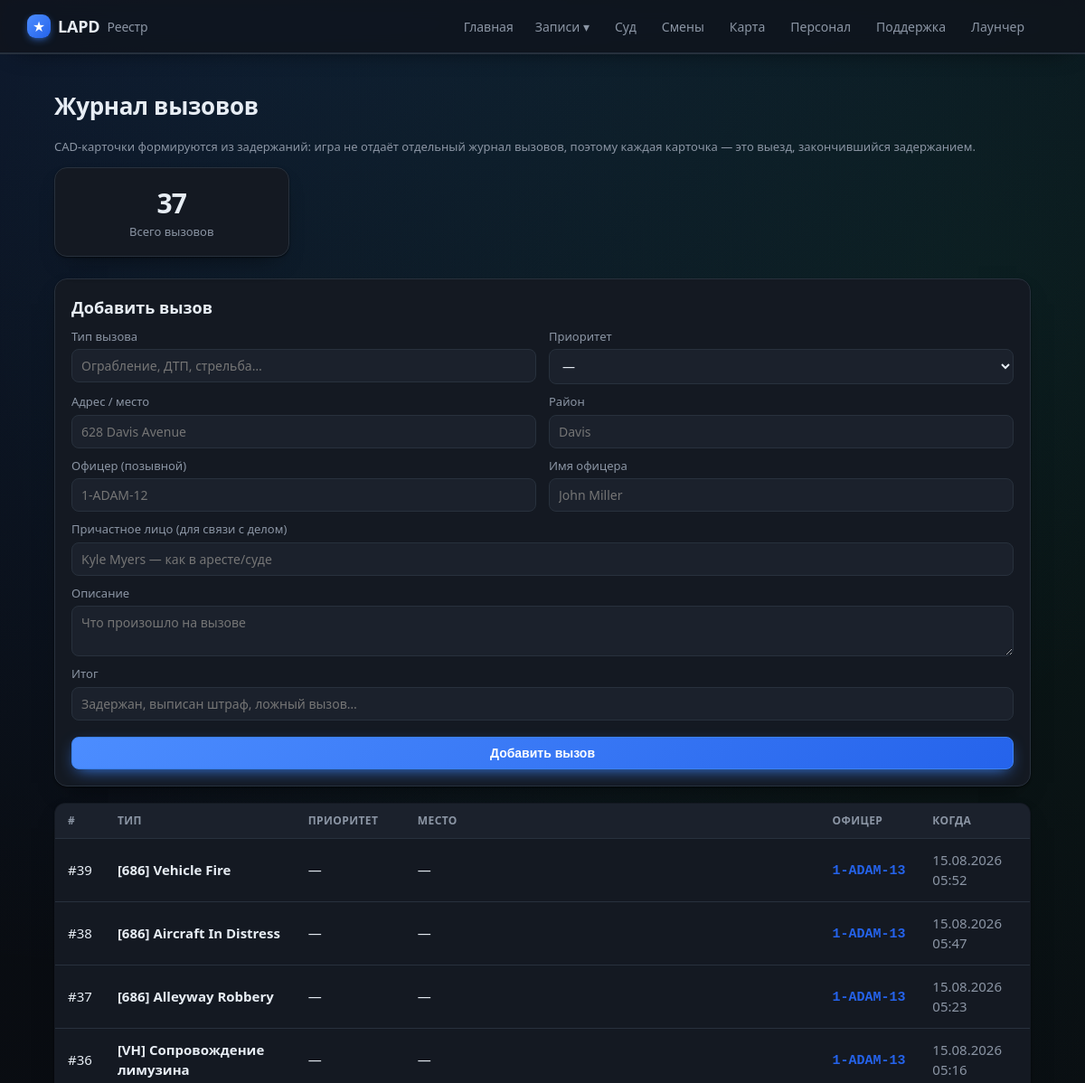
Page /callouts (upper part) on the earlier database version.
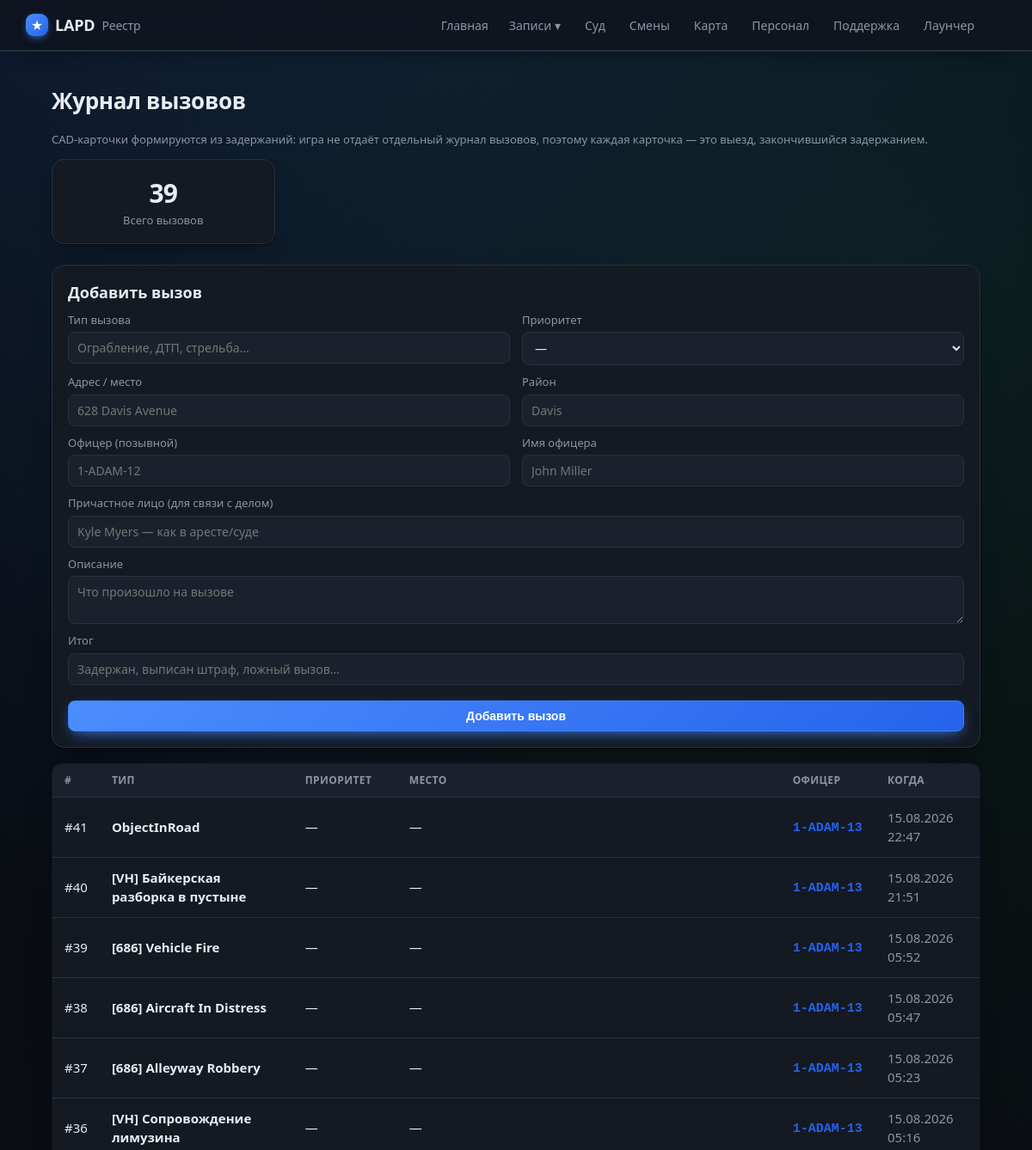
Same page on the later database version.
### tables this page shows
CREATE TABLE callouts (
                id INTEGER PRIMARY KEY AUTOINCREMENT,
                external_id TEXT UNIQUE,
                officer_id INTEGER,
                callout_type TEXT,
                priority TEXT,
                location TEXT,
                zone TEXT,
                description TEXT,
                outcome TEXT,
                occurred_at TEXT
            , suspect_name TEXT, pos_x REAL, pos_y REAL);

CREATE TABLE officers (
                id INTEGER PRIMARY KEY AUTOINCREMENT,
                callsign TEXT UNIQUE NOT NULL,
                name TEXT
            , current_status TEXT, status_since TEXT, rank TEXT, department TEXT, discord TEXT, is_admin INTEGER);

### app/main.py (the view, shortened to what this page needs)
@app.route("/callouts", methods=["GET", "POST"])
def callouts():
    is_static = os.environ.get("STATIC_EXPORT") == "1"
    officers = db.list_officers_with_stats()
    return render_template("callouts.html", callouts=db.list_callouts(300), officers=officers)

### app/db.py (called while the page is built)
def fmt_dt(iso):
    try:
        dt = datetime.datetime.fromisoformat(iso)
        return dt.strftime("%d.%m.%Y %H:%M")
    except Exception:
        return iso or "—"

@contextmanager
def get_conn():
    conn = sqlite3.connect(config.DB_PATH)
    conn.row_factory = sqlite3.Row
    try:
        yield conn
        conn.commit()
    finally:
        conn.close()

def status_info(code):
    return DUTY_STATUS.get(code, {"ru": "Не на службе", "cls": "off"})

def _row_to_callout(r):
    d = dict(r)
    d["priority_ru"] = CALLOUT_PRIORITY_RU.get(r["priority"], r["priority"] or "—")
    d["occurred_fmt"] = fmt_dt(r["occurred_at"]) if r["occurred_at"] else "—"
    ext = r["external_id"] or str(r["id"])
    try:
        num = int("".join(ch for ch in ext if ch.isdigit())[:8] or "0") % 900000 + 100000
    except Exception:
        num = 100000 + (r["id"] or 0)
    d["callout_no"] = f"CAD-{num}"
    return d

def list_callouts(limit=200, officer_id=None, real_only=False):
    q = """SELECT callouts.*, officers.callsign, officers.name AS officer_name
           FROM callouts LEFT JOIN officers ON officers.id = callouts.officer_id"""
    params, where = [], []
    if officer_id:
        where.append("callouts.officer_id=?"); params.append(officer_id)
    if real_only:
        where.append(f"NOT ({MIRROR_CALLOUT})")
    if where:
        q += " WHERE " + " AND ".join(where)
    q += " ORDER BY callouts.id DESC LIMIT ?"; params.append(limit)
    with get_conn() as c:
        return [_row_to_callout(r) for r in c.execute(q, params).fetchall()]

def staff_label(value):
    return STAFF_LABELS.get(value, value)

### app/main.py (called while the page is built)
@app.context_processor
def inject_globals():
    return {"community": config.COMMUNITY_NAME, "STATUS_RU": db.STATUS_RU,
            "staff_label": db.staff_label,
            "static_export": os.environ.get("STATIC_EXPORT") == "1",
            "build_id": time.strftime("%Y%m%d")}

### app/templates/callouts.html (shortened to what this page needs)
{% extends "base.html" %}
{% block content %}
<h1>Журнал вызовов</h1>
<p class="muted small">CAD-карточки формируются из задержаний: игра не отдаёт отдельный журнал вызовов,
  поэтому каждая карточка — это выезд, закончившийся задержанием.</p>
<section class="stats">
  <div class="stat"><div class="num">{{ callouts|length }}</div><div class="lbl">Всего вызовов</div></div>
</section>
{% if not static_export %}
<div class="card" style="margin-bottom:18px">
  <h2 style="margin-top:0">Добавить вызов</h2>
  <form method="post" class="callout-form">
    <div class="cf-row">
      <label>Тип вызова
        <input name="callout_type" list="ctypes" placeholder="Ограбление, ДТП, стрельба…" required></label>
      <label>Приоритет
        <select name="priority">
          <option value="">—</option>
        </select></label>
    </div>
    <div class="cf-row">
      <label>Адрес / место<input name="location" placeholder="628 Davis Avenue"></label>
      <label>Район<input name="zone" placeholder="Davis"></label>
    </div>
    <div class="cf-row">
      <label>Офицер (позывной)
        <input name="callsign" list="offs" placeholder="1-ADAM-12"></label>
      <label>Имя офицера<input name="officer_name" placeholder="John Miller"></label>
    </div>
    <label>Причастное лицо (для связи с делом)
      <input name="suspect_name" placeholder="Kyle Myers — как в аресте/суде"></label>
    <label>Описание<textarea name="description" rows="2" placeholder="Что произошло на вызове"></textarea></label>
    <label>Итог<input name="outcome" placeholder="Задержан, выписан штраф, ложный вызов…"></label>
    <button class="btn primary" type="submit">Добавить вызов</button>
  </form>
</div>
{% endif %}
{% if callouts %}
<table class="tbl">
  <thead><tr><th>#</th><th>Тип</th><th>Приоритет</th><th>Место</th><th>Офицер</th><th>Когда</th></tr></thead>
  <tbody>
  {% for c in callouts %}
    <tr onclick="location='{{ url_for('callout_view', cid=c.id) }}'">
      <td><a class="row-link" href="{{ url_for('callout_view', cid=c.id) }}" onclick="event.stopPropagation()">#{{ c.id }}</a></td>
      <td><b>{{ c.callout_type or '—' }}</b>
        {% if c.suspect_name %}<div class="muted small">Связано: <a href="{{ url_for('file_view', name=c.suspect_name) }}" onclick="event.stopPropagation()">{{ c.suspect_name }}</a></div>{% endif %}</td>
      <td>{% if c.priority %}<span class="tag {{ 'wanted' if c.priority=='1' }}">{{ c.priority_ru }}</span>{% else %}—{% endif %}</td>
      <td>{% if c.location or c.zone %}<a href="{{ url_for('game_map', zone=c.zone or c.location) }}" onclick="event.stopPropagation()">{{ c.location or c.zone }}</a>{% if c.zone and c.location %} <span class="muted">· {{ c.zone }}</span>{% endif %}{% else %}—{% endif %}</td>
      <td>{% if c.callsign %}<a class="cs" href="{{ url_for('officer_view', callsign=c.callsign) }}" onclick="event.stopPropagation()">{{ c.callsign }}</a>{% else %}—{% endif %}</td>
      <td class="muted">{{ c.occurred_fmt }}</td>
    </tr>
  {% endfor %}
  </tbody>
</table>
{% else %}
  <p class="empty">Вызовов пока нет<span class="empty-sub">Появятся после игры.{% if not static_export %} Или добавь первый через форму выше.{% endif %}</span></p>
{% endif %}
{% endblock %}

### app/templates/base.html (shortened to what this page needs)
<!doctype html>
<html lang="ru">
<head>
  <link rel="stylesheet" href="{{ url_for('static', filename='style.css') }}">
</head>
<body>
  <header class="topbar">
    <div class="wrap">
      <a class="brand" href="{{ url_for('index') }}">
        <span class="badge">★</span> {{ community }} <span class="sub">Реестр</span>
      </a>
      <nav>
        <a class="{% if request.endpoint == 'index' %}active{% endif %}" href="{{ url_for('index') }}">Главная</a>
        <div class="nav-drop">
          <span class="nav-drop-t">Записи ▾</span>
        </div>
        <a class="{% if request.endpoint == 'court' %}active{% endif %}" href="{{ url_for('court') }}">Суд</a>
        <a class="{% if request.endpoint == 'shifts' %}active{% endif %}" href="{{ url_for('shifts') }}">Смены</a>
        <a class="{% if request.endpoint == 'game_map' %}active{% endif %}" href="{{ url_for('game_map') }}">Карта</a>
        <a class="{% if request.endpoint == 'staff' %}active{% endif %}" href="{{ url_for('staff') }}">Персонал</a>
        <a class="{% if request.endpoint == 'support' %}active{% endif %}" href="{{ url_for('support') }}">Поддержка</a>
        <a class="{% if request.endpoint in ['launcher_page','register'] %}active{% endif %}" href="{{ url_for('launcher_page') }}">Лаунчер</a>
      </nav>
    </div>
  </header>
  <main class="wrap">
    {% block content %}{% endblock %}
  </main>
</body>
</html>

Differences in the rows shown:
added callouts: id "41", callout_type "ObjectInRoad", callsign "1-ADAM-13", occurred_fmt "15.08.2026 22:47"
added callouts: id "40", callout_type "[VH] Байкерская разборка в пустыне", callsign "1-ADAM-13", occurred_fmt "15.08.2026 21:51"
Other differences:
{{ callouts|length }}: "37" → "39"
